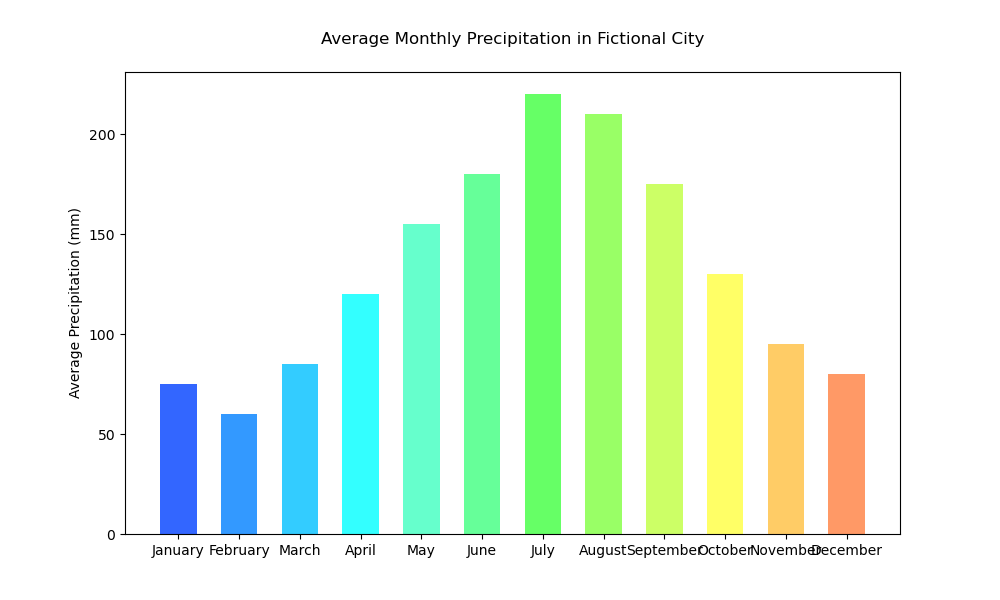

Write the Python code that produced this figure.

import matplotlib.pyplot as plt

# Data
months = [
    "January", "February", "March", "April",
    "May", "June", "July", "August",
    "September", "October", "November", "December"
]
average_precipitation_mm = [75, 60, 85, 120, 155, 180, 220, 210, 175, 130, 95, 80]

# Creating vertical bar chart
fig, ax = plt.subplots(figsize=(10, 6))

ax.bar(months, average_precipitation_mm, color=[
    '#3366FF', '#3399FF', '#33CCFF', '#33FFFF',
    '#66FFCC', '#66FF99', '#66FF66', '#99FF66',
    '#CCFF66', '#FFFF66', '#FFCC66', '#FF9966'
], width=0.6)  # Change bar color and width

# Adding labels and title
ax.set_ylabel('Average Precipitation (mm)')
ax.set_title('Average Monthly Precipitation in Fictional City', pad=20)

# Show the plot
plt.show()
